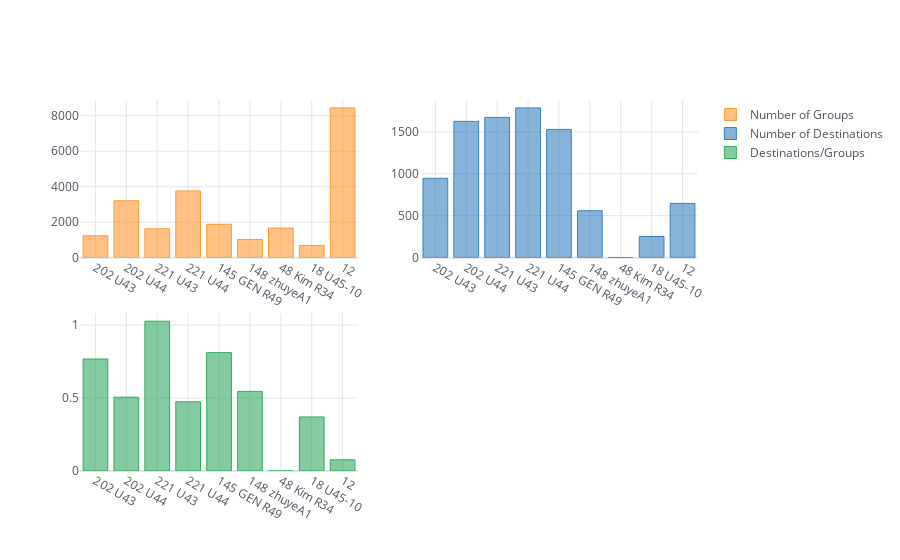

The notebook cell this image was saved under:
### Code cell
df = simplify_index(page_group_joiner_publishing)
df.iplot(kind='bar', subplots=True, theme='white')
# subplots_bar(df)

### Figure 1 — Plotly figure (JSON) as saved in the notebook; plotly's stock layout.template omitted (floating-point values rounded to 4 significant figures)
{"data": [{"marker": {"color": "rgba(255, 153, 51, 0.6)", "line": {"color": "rgba(255, 153, 51, 1.0)", "width": 1}}, "name": "Number of Groups", "orientation": "v", "text": "", "type": "bar", "x": ["202 U43", "202 U44", "221 U43", "221 U44", "145 GEN R49", "148 zhuyeA1", "48 Kim R34", "18 U45-10", "12"], "xaxis": "x", "y": [1232, 3210, 1628, 3760, 1882, 1024, 1670, 680, 8443], "yaxis": "y"}, {"marker": {"color": "rgba(55, 128, 191, 0.6)", "line": {"color": "rgba(55, 128, 191, 1.0)", "width": 1}}, "name": "Number of Destinations", "orientation": "v", "text": "", "type": "bar", "x": ["202 U43", "202 U44", "221 U43", "221 U44", "145 GEN R49", "148 zhuyeA1", "48 Kim R34", "18 U45-10", "12"], "xaxis": "x2", "y": [946, 1624, 1672, 1785, 1528, 559, 0, 252, 647], "yaxis": "y2"}, {"marker": {"color": "rgba(50, 171, 96, 0.6)", "line": {"color": "rgba(50, 171, 96, 1.0)", "width": 1}}, "name": "Destinations/Groups", "orientation": "v", "text": "", "type": "bar", "x": ["202 U43", "202 U44", "221 U43", "221 U44", "145 GEN R49", "148 zhuyeA1", "48 Kim R34", "18 U45-10", "12"], "xaxis": "x3", "y": [0.7679, 0.5059, 1.027, 0.4747, 0.8119, 0.5459, 0, 0.3706, 0.07663], "yaxis": "y3"}], "layout": {"legend": {"bgcolor": "#FFFFFF", "font": {"color": "#4D5663"}}, "paper_bgcolor": "#FFFFFF", "plot_bgcolor": "#FFFFFF", "title": {"font": {"color": "#4D5663"}}, "xaxis": {"anchor": "y", "domain": [0, 0.45], "gridcolor": "#E1E5ED", "showgrid": true, "tickfont": {"color": "#4D5663"}, "title": {"font": {"color": "#4D5663"}, "text": ""}, "zerolinecolor": "#E1E5ED"}, "xaxis2": {"anchor": "y2", "domain": [0.55, 1], "gridcolor": "#E1E5ED", "showgrid": true, "tickfont": {"color": "#4D5663"}, "title": {"font": {"color": "#4D5663"}, "text": ""}, "zerolinecolor": "#E1E5ED"}, "xaxis3": {"anchor": "y3", "domain": [0, 0.45], "gridcolor": "#E1E5ED", "showgrid": true, "tickfont": {"color": "#4D5663"}, "title": {"font": {"color": "#4D5663"}, "text": ""}, "zerolinecolor": "#E1E5ED"}, "yaxis": {"anchor": "x", "domain": [0.575, 1], "gridcolor": "#E1E5ED", "showgrid": true, "tickfont": {"color": "#4D5663"}, "title": {"font": {"color": "#4D5663"}, "text": ""}, "zerolinecolor": "#E1E5ED"}, "yaxis2": {"anchor": "x2", "domain": [0.575, 1], "gridcolor": "#E1E5ED", "showgrid": true, "tickfont": {"color": "#4D5663"}, "title": {"font": {"color": "#4D5663"}, "text": ""}, "zerolinecolor": "#E1E5ED"}, "yaxis3": {"anchor": "x3", "domain": [0, 0.425], "gridcolor": "#E1E5ED", "showgrid": true, "tickfont": {"color": "#4D5663"}, "title": {"font": {"color": "#4D5663"}, "text": ""}, "zerolinecolor": "#E1E5ED"}}}
